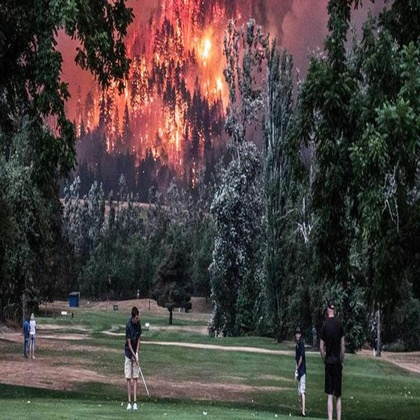
%> input picture Imagen_1.jpg, 420 x 420 px, shrunk from 640 x 640 before the run
$ octave Rotacion_Bilineal.m   (GNU Octave 9; MATLAB toolbox functions it lacks are replaced by stand-ins)
%> lines starting %> are read from the running program, lines starting %| are printed output that depends on the picture
clear; clc;
Irgb = imread('.\Imagen_1.jpg');
%> Irgb is the input picture: size 420x420x3 uint8; mean R, G, B 72.4, 64.7, 61.7
figure; imshow(Irgb);

% Convertir a grises (luminancia)
I = double(Irgb);
if ndims(I) == 3
    I = 0.2989*I(:,:,1) + 0.5870*I(:,:,2) + 0.1140*I(:,:,3);
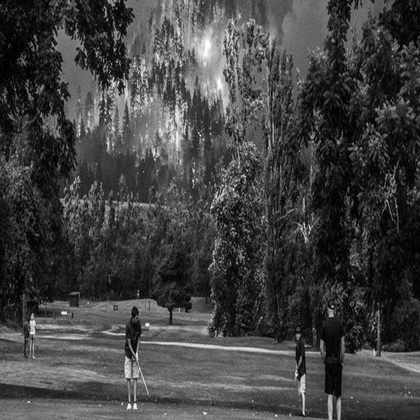
%> I: size 420x420 double; min 0, max 254.2, mean 66.6
end
I = uint8(I);
%> I: size 420x420 uint8
figure; imshow(I);

I = double(I);
%> I: size 420x420 double
[m, n] = size(I);
%> m = 420; n = 420

theta = 90*pi/180;  % 90 grados
I_rot = zeros(m,n);

cx = (n+1)/2;
%> cx = 210.5
cy = (m+1)/2;
%> cy = 210.5

for y = 1:m
    for x = 1:n

        % Mapeo inverso (R(-theta))
        xr =  cos(theta)*(x-cx) + sin(theta)*(y-cy) + cx;
        yr = -sin(theta)*(x-cx) + cos(theta)*(y-cy) + cy;

        % Condición bilineal
        if xr >= 1 && yr >= 1 && xr <= (n-1) && yr <= (m-1)

            x1 = floor(xr); x2 = x1+1;
            y1 = floor(yr); y2 = y1+1;

            a = xr - x1;
            b = yr - y1;

            I_rot(y,x) = (1-a)*(1-b)*I(y1,x1) + a*(1-b)*I(y1,x2) ...
                         + (1-a)*b*I(y2,x1) + a*b*I(y2,x2);
        end
    end
end
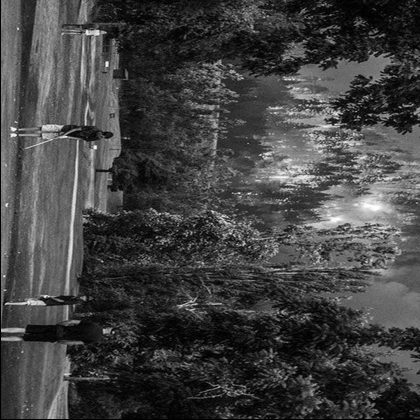
%> I_rot: size 420x420 double; min 0, max 254, mean 66.3
%> after the loop, a = 0; b = 0; x1 = 419; x2 = 420; y1 = 1; y2 = 2

I_rot = uint8(I_rot);
%> I_rot: size 420x420 uint8
figure; imshow(I_rot);

$ run again, with Imagen_2.jpg copied over Imagen_1.jpg
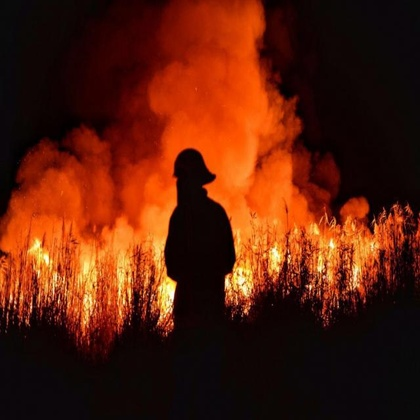
%> input picture Imagen_2.jpg, 420 x 420 px, shrunk from 640 x 640 before the run
%> Irgb is the input picture: size 420x420x3 uint8; mean R, G, B 89.6, 31.2, 10.5
%> `I = 0.2989*I(:,:,1) + 0.5870*I(:,:,2) + 0.1140*I(:,:,3);`:
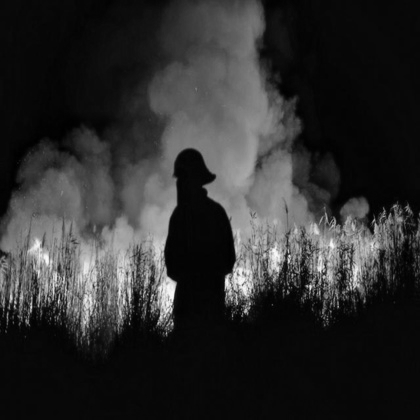
%> I: size 420x420 double; min 0, max 252, mean 46.3
%> after the loop `for y = 1:m`:
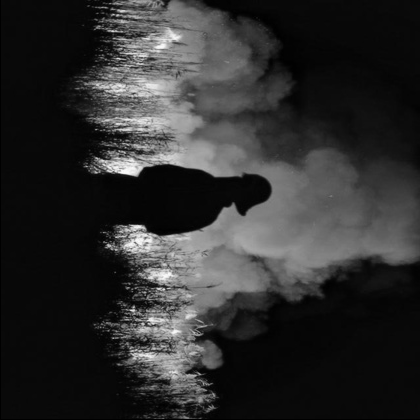
%> I_rot: size 420x420 double; min 0, max 252, mean 46.2
%> after the loop `for y = 1:m`: a = 0; x1 = 419; x2 = 420; y1 = 1; y2 = 2

$ run again, with Imagen_3.jpg copied over Imagen_1.jpg
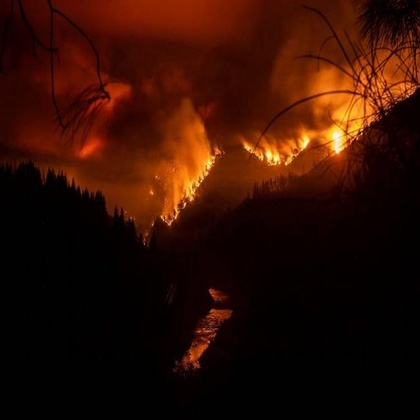
%> input picture Imagen_3.jpg, 420 x 420 px, shrunk from 640 x 640 before the run
%> Irgb is the input picture: size 420x420x3 uint8; mean R, G, B 48.5, 14.6, 3.1
%> `I = 0.2989*I(:,:,1) + 0.5870*I(:,:,2) + 0.1140*I(:,:,3);`:
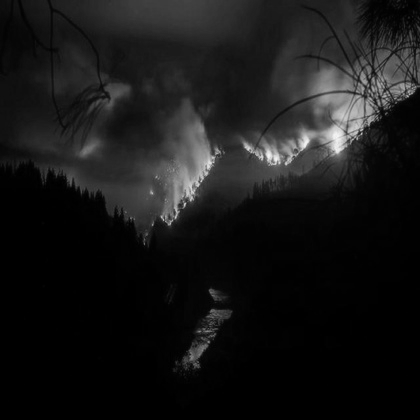
%> I: size 420x420 double; min 0, max 245.9, mean 23.4
%> after the loop `for y = 1:m`:
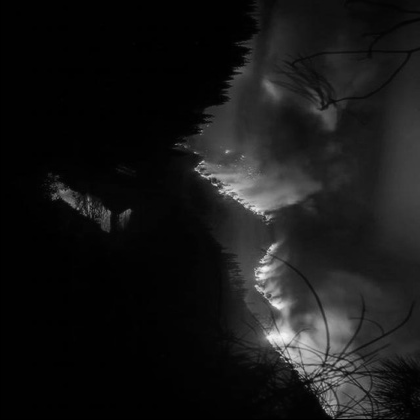
%> I_rot: size 420x420 double; min 0, max 246, mean 23.4; mean of the top-left, top-right, bottom-left and bottom-right quarters 4.6, 38.5, 2.8, 47.7
%> after the loop `for y = 1:m`: a = 0; x1 = 419; x2 = 420; y1 = 1; y2 = 2

$ run again, with Imagen_4.jpg copied over Imagen_1.jpg
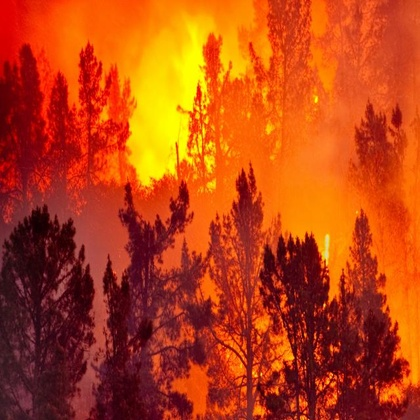
%> input picture Imagen_4.jpg, 420 x 420 px, shrunk from 640 x 640 before the run
%> Irgb is the input picture: size 420x420x3 uint8; mean R, G, B 185.5, 67, 18
%> `I = 0.2989*I(:,:,1) + 0.5870*I(:,:,2) + 0.1140*I(:,:,3);`:
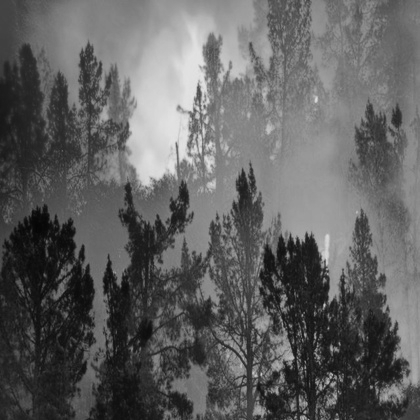
%> I: size 420x420 double; min 4.78, max 227.2, mean 96.8
%> after the loop `for y = 1:m`:
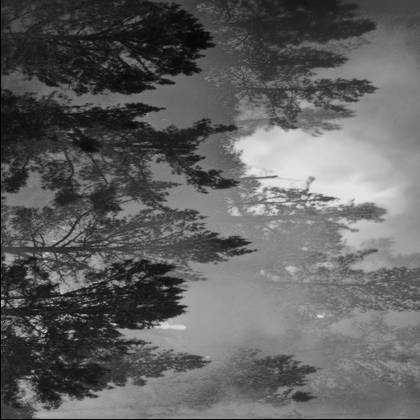
%> I_rot: size 420x420 double; min 0, max 227, mean 96.4
%> after the loop `for y = 1:m`: a = 0; x1 = 419; x2 = 420; y1 = 1; y2 = 2
